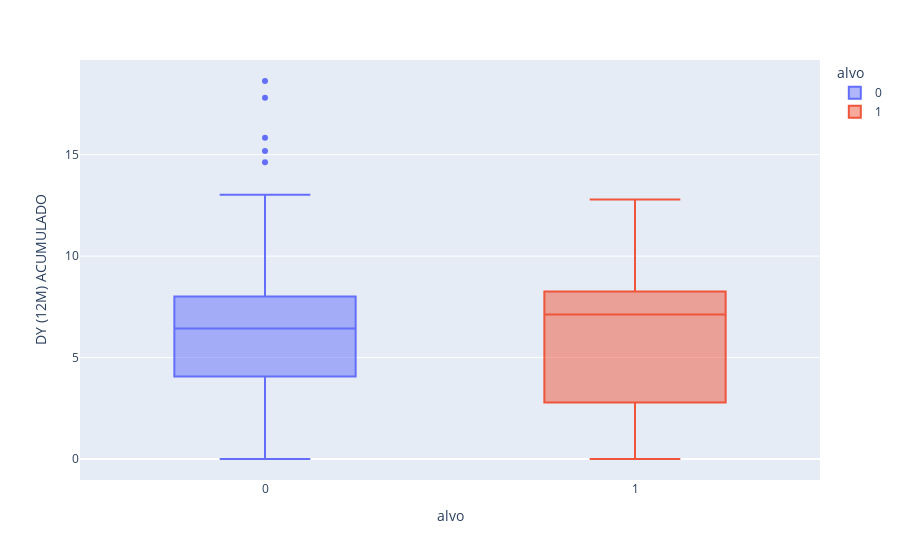

Notebook cell for this chart:
### Markdown cell above
Como o dividendo é uma característica que pode variar muito ao longo do ano vamos analisar apenas apenas o Dividend Yield (12M) ACUMULADO e Dividend Yield (12M) MÉDIA

### Code cell
px.box(dfjoin,x='alvo',y='DY (12M) ACUMULADO',color='alvo')

### Figure 1 — Plotly figure (JSON) as saved in the notebook; plotly's stock layout.template omitted (floating-point values rounded to 4 significant figures)
{"data": [{"alignmentgroup": "True", "hovertemplate": "alvo=%{x}<br>DY (12M) ACUMULADO=%{y}<extra></extra>", "legendgroup": "0", "marker": {"color": "#636efa"}, "name": "0", "notched": false, "offsetgroup": "0", "orientation": "v", "showlegend": true, "type": "box", "x": [0, 0, 0, 0, 0, 0, 0, 0, 0, 0, 0, 0, 0, 0, 0, 0, 0, 0, 0, 0, 0, 0, 0, 0, 0, 0, 0, 0, 0, 0, 0, 0, 0, 0, 0, 0, 0, 0, 0, 0, 0, 0, 0, 0, 0, 0, 0, 0, 0, 0, 0, 0, 0, 0, 0, 0, 0, 0, 0, 0, 0, 0, 0, 0, 0, 0, 0, 0, 0, 0, 0, 0, 0, 0, 0, 0, 0, 0, 0, 0, 0, 0, 0, 0, 0, 0, 0, 0, 0, 0, 0, 0, 0, 0, 0, 0, 0, 0, 0, 0, 0, 0, 0, 0, 0, 0, 0, 0, 0, 0, 0, 0, 0, 0, 0, 0, 0, 0, 0, 0, 0, 0, 0, 0, 0], "x0": " ", "xaxis": "x", "y": [5.83, 0, 6.9, 0, 11.88, 8.51, 0.96, 7.31, 8.96, 8.44, 5.61, 8.12, 15.18, 7.38, 7.67, 7.84, 2.49, 8.51, 0, 7.54, 0, 9.97, 2.6, 9.22, 0, 4.58, 5.96, 7.78, 13.02, 6.43, 7.58, 9.74, 6.68, 0, 5, 8.64, 6.02, 7.26, 0, 7.84, 10.11, 6.85, 7.55, 0, 5.85, 5.33, 5.66, 6.64, 0, 6.81, 0.28, 7.84, 6.42, 5.81, 6.31, 6.7, 6.95, 9.25, 5.68, 6.52, 10.08, 11.74, 9.1, 7.8, 0, 5.71, 7.52, 0, 9.78, 0, 0, 0, 6.07, 10.56, 5.53, 6.01, 4.94, 14.62, 0, 17.81, 7.98, 6.76, 5.76, 8.5, 8.4, 0, 6.86, 0, 8.48, 6.72, 4.08, 18.63, 6.11, 0, 6.2, 6.96, 8.58, 0, 6.36, 6.67, 0, 4.78, 9.27, 4.04, 15.83, 8.2, 5.37, 4.37, 4.97, 5, 8.62, 0, 0, 6.82, 5.08, 5.95, 8.23, 0, 6.38, 0, 0, 7.22, 7.29, 6.53, 0], "y0": " ", "yaxis": "y"}, {"alignmentgroup": "True", "hovertemplate": "alvo=%{x}<br>DY (12M) ACUMULADO=%{y}<extra></extra>", "legendgroup": "1", "marker": {"color": "#EF553B"}, "name": "1", "notched": false, "offsetgroup": "1", "orientation": "v", "showlegend": true, "type": "box", "x": [1, 1, 1, 1, 1, 1, 1, 1, 1, 1, 1, 1, 1, 1, 1, 1, 1, 1, 1, 1, 1, 1, 1, 1, 1, 1], "x0": " ", "xaxis": "x", "y": [2.78, 8.2, 8.28, 0, 0, 9.21, 7.08, 7.99, 7.91, 6.6, 3.13, 3.97, 5.76, 7.17, 0, 8.25, 0, 7.35, 1.11, 8.49, 0, 8.45, 8.14, 2.78, 8.86, 12.79], "y0": " ", "yaxis": "y"}], "layout": {"boxmode": "overlay", "legend": {"title": {"text": "alvo"}, "tracegroupgap": 0}, "margin": {"t": 60}, "xaxis": {"anchor": "y", "categoryarray": [0, 1], "categoryorder": "array", "domain": [0, 1], "title": {"text": "alvo"}}, "yaxis": {"anchor": "x", "domain": [0, 1], "title": {"text": "DY (12M) ACUMULADO"}}}}
